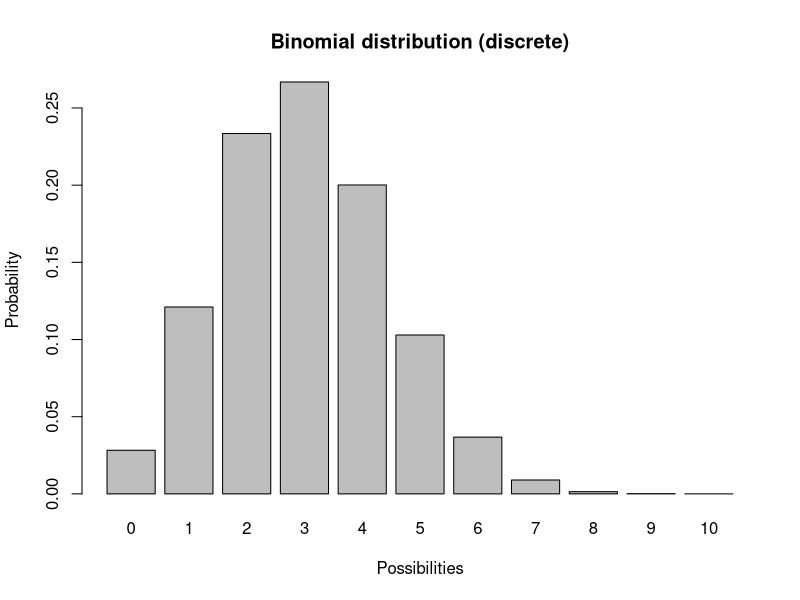
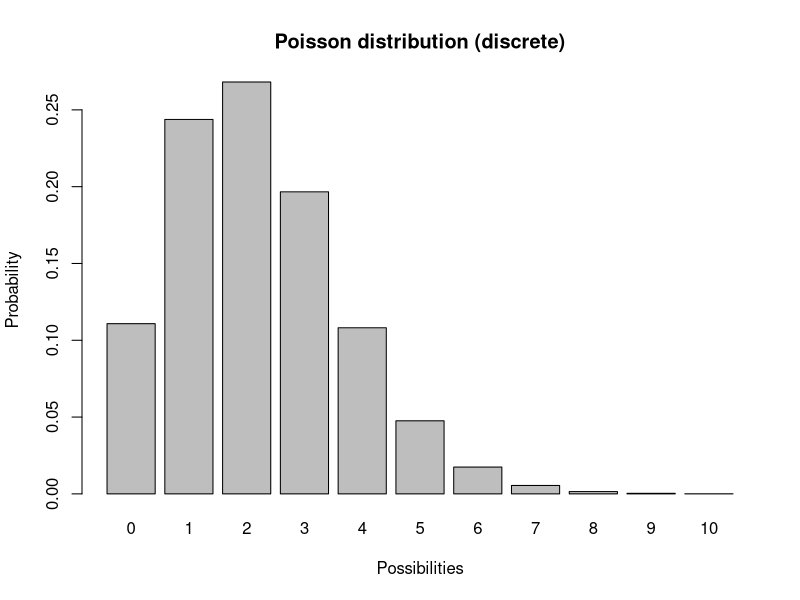
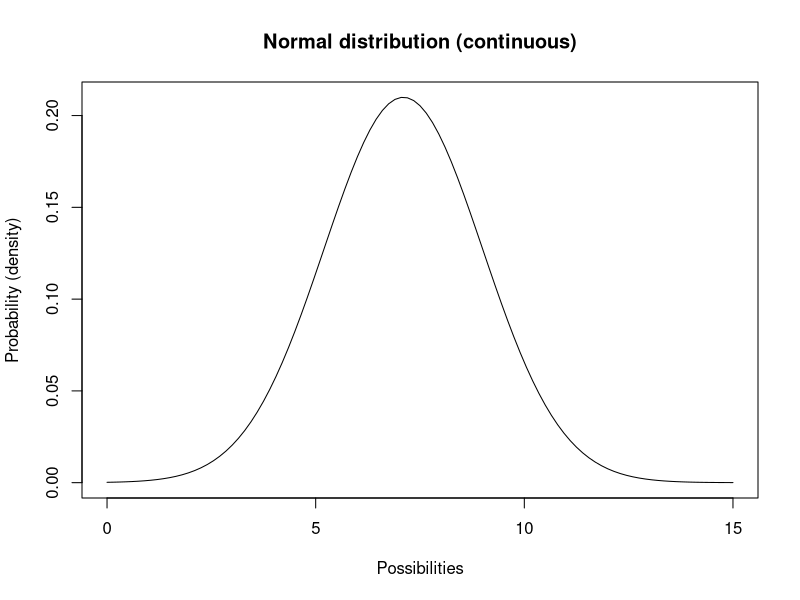
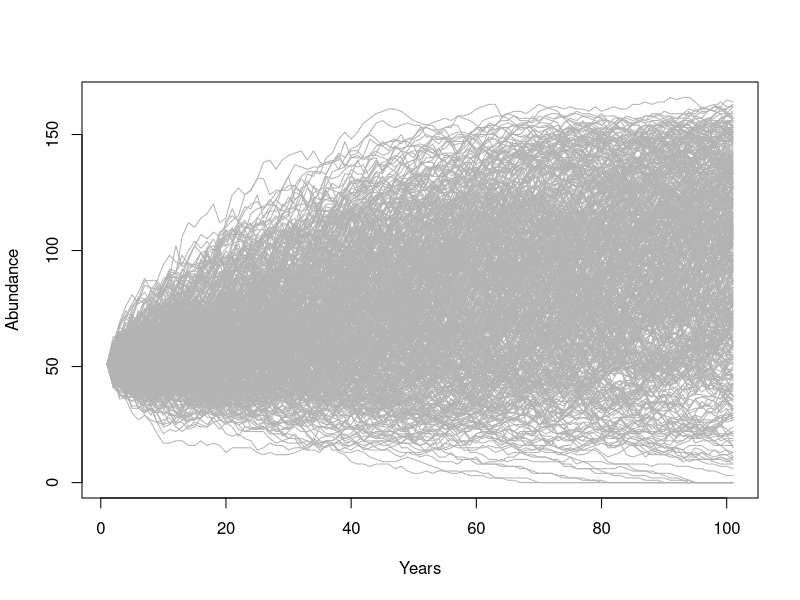
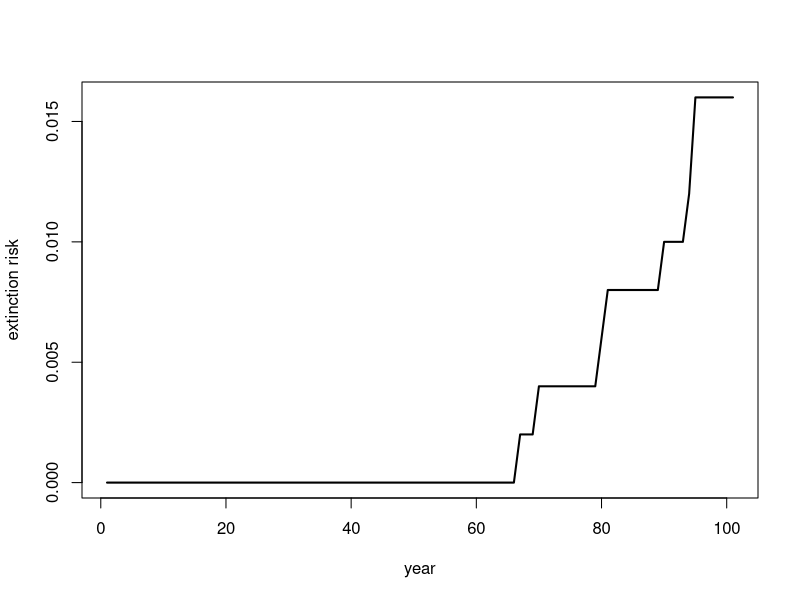
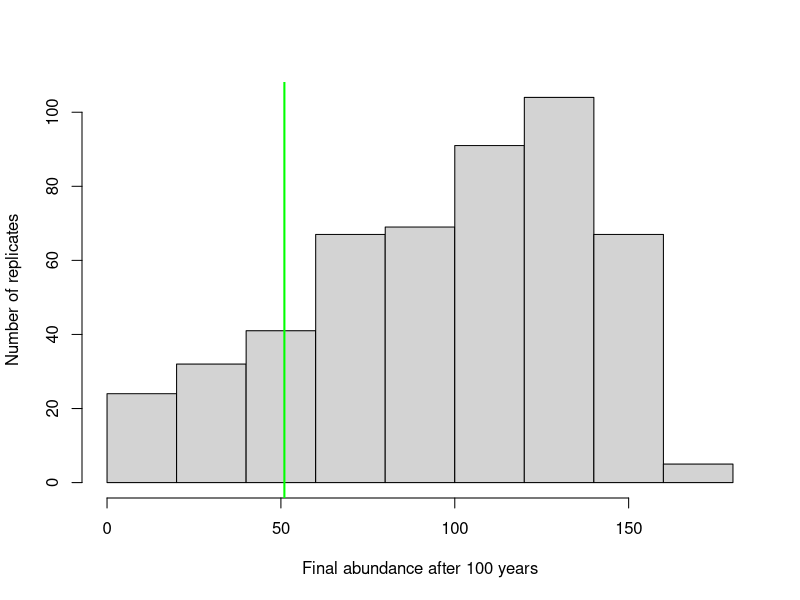
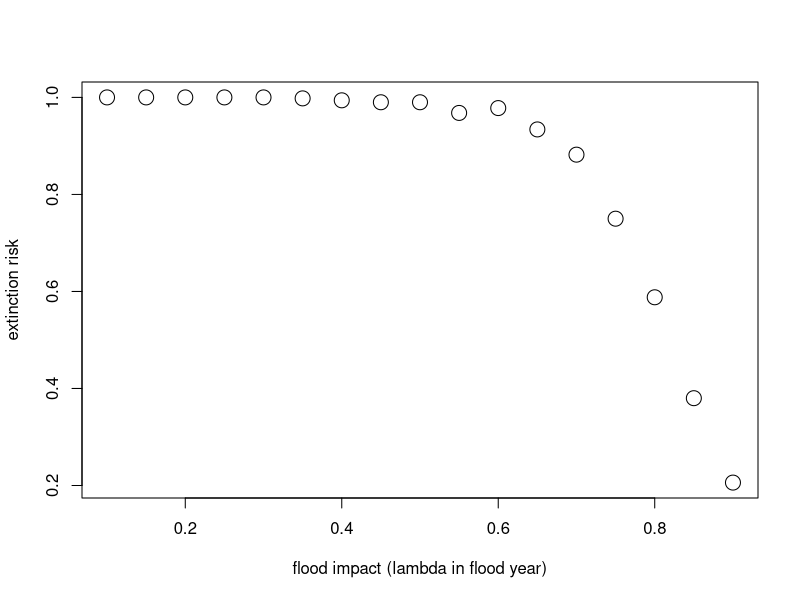

These figures' R source, in order:

#  NRES 421, PVA 
#   University of Nevada, Reno
#   PVA basics  ------------------------------


             # plot a discrete distribution!
xvals <- seq(0,10,1)
probs <- dbinom(xvals,10,prob=0.3)
names(probs) <- xvals
               
barplot(probs,ylab="Probability",xlab="Possibilities",main="Binomial distribution (discrete)")



             # plot a discrete distribution!
xvals <- seq(0,10,1)
probs <- dpois(xvals,lambda=2.2)
names(probs) <- xvals
               
barplot(probs,ylab="Probability",xlab="Possibilities",main="Poisson distribution (discrete)")


mean = 7.1
stdev = 1.9

curve(dnorm(x,mean,stdev),0,15,ylab="Probability (density)",xlab="Possibilities",main="Normal distribution (continuous)")   # probability density


####
# Basic simulation parameters
####

nyears <- 100     # number of years
nreps <- 500      # number of replicates

####
# Basic life history parameters
####

R_max <- 1.03       # Maximum rate of growth (max lambda)
Init_N <- 51        # Initial abundance
K <- 175            # Carrying capacity

####
# Environmental stochasticity
####

SD_lambda <- 0.11  # standard deviation of lambda

####
# Density-dependence (Ricker model)
####

Ricker <- function(prev_abund){       # this is a function for computing next-year abundance -- includes env stochasticity
  prev_abund * exp(log(rnorm(1,R_max,SD_lambda))*(1-(prev_abund/K)))
}

####
# Catastrophe
####

Flood_prob <- 0.0     # 0% chance of major flood
Flood_lambda <- 0.25    # 25% of population can survive a flood, should it occur!




## Set up data structures to store simulation results!

PVAdemo <- function(nreps,nyears,Init_N,R_max,K,Flood_prob,Flood_lambda){
  #browser()
  PopArray2 <- array(0,dim=c((nyears+1),nreps))
  
  ## start looping through replicates
  
  for(rep in 1:nreps){
    
    # set initial abundance
    PopArray2[1,rep] <- Init_N     # initial abundance
    
    ### loop through years
    for(y in 2:(nyears+1)){
      ### stochasticity and d-d
      nextyear <- max(0,trunc(Ricker(PopArray2[y-1,rep])))
      
      ### catastrophe
      if(runif(1)<Flood_prob) nextyear <- nextyear*Flood_lambda
      PopArray2[y,rep] <- nextyear 
    }
  }
  
  return(PopArray2)
}

### Run the PVA!

Default <- PVAdemo(nreps,nyears,Init_N,R_max,K,Flood_prob,Flood_lambda)


PlotCloud <- function(simdata){
  plot(c(1:101),simdata[,1],col=gray(0.7),type="l",ylim=c(0,max(simdata)),xlab="Years",ylab="Abundance")
  
  for(r in 2:ncol(simdata)){
    lines(c(1:101),simdata[,r],col=gray(0.7),type="l")
  }
}

PlotCloud(Default)


Extinction_byyear <- function(simdata){
  apply(simdata,1,function(t)  length(which(t==0)))/ncol(simdata)
}

plot(c(1:101),Extinction_byyear(Default),type="l",lwd=2,xlab="year",ylab="extinction risk")
abline(h=0.05,col="red",lwd=2)



hist(Default[nrow(Default),],xlab="Final abundance after 100 years",ylab="Number of replicates",main="")
abline(v=Init_N,col="green",lwd=2)


prob_decline <- round(length(which(Default[nrow(Default),]<Init_N))/ncol(Default),2)
cat("the probability of decline is: ", prob_decline)


Flood_prob <- 0.1     # 10% chance of major flood

Exctinction_risk <- function(simdata){
  length(which(simdata[nrow(simdata),]==0))/ncol(simdata)
}

flood_lambdas <- seq(0.9,0.1,by=-0.05)

all_scenarios <- numeric(length(flood_lambdas))
for(scenario in 1:length(flood_lambdas)){
  PVA <- PVAdemo(nreps,nyears,Init_N,R_max,K,Flood_prob,flood_lambdas[scenario])
  all_scenarios[scenario] <- Exctinction_risk(PVA)
}

plot(flood_lambdas,all_scenarios,type="p",cex=2,xlab="flood impact (lambda in flood year)",ylab="extinction risk")
abline(h=0.05,col="red",lwd=2)

